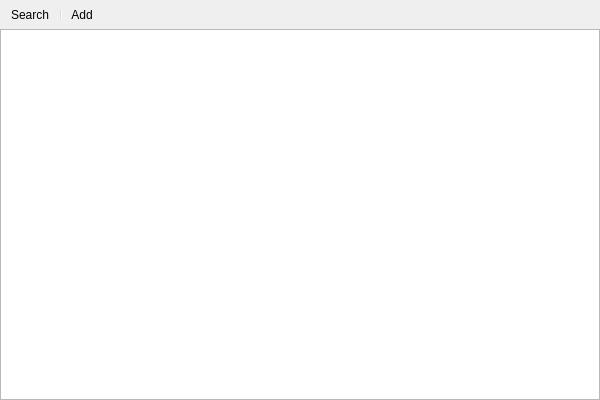
<?xml version="1.0" encoding="UTF-8"?>
<ui version="4.0">
 <class>SSLQueryDialog</class>
 <widget class="QDialog" name="SSLQueryDialog">
  <property name="geometry">
   <rect>
    <x>0</x>
    <y>0</y>
    <width>600</width>
    <height>400</height>
   </rect>
  </property>
  <property name="windowTitle">
   <string>SSL Querier</string>
  </property>
  <layout class="QVBoxLayout" name="verticalLayout">
   <property name="spacing">
    <number>0</number>
   </property>
   <property name="leftMargin">
    <number>0</number>
   </property>
   <property name="topMargin">
    <number>0</number>
   </property>
   <property name="rightMargin">
    <number>0</number>
   </property>
   <property name="bottomMargin">
    <number>0</number>
   </property>
   <item>
    <widget class="QToolBar" name="toolBar">
     <property name="movable">
      <bool>false</bool>
     </property>
     <property name="iconSize">
      <size>
       <width>16</width>
       <height>16</height>
      </size>
     </property>
     <addaction name="actionSearch"/>
     <addaction name="separator"/>
     <addaction name="actionAdd"/>
    </widget>
   </item>
   <item>
    <widget class="wProgressBar" name="widget" native="true">
     <property name="maximumSize">
      <size>
       <width>16777215</width>
       <height>2</height>
      </size>
     </property>
    </widget>
   </item>
   <item>
    <widget class="QTreeView" name="treeView">
     <property name="rootIsDecorated">
      <bool>false</bool>
     </property>
    </widget>
   </item>
  </layout>
  <action name="actionSearch">
   <property name="icon">
    <iconset resource="../../r.qrc">
     <normaloff>:/Resource/icons/Search_16x.svg</normaloff>:/Resource/icons/Search_16x.svg</iconset>
   </property>
   <property name="text">
    <string>Search</string>
   </property>
   <property name="menuRole">
    <enum>QAction::NoRole</enum>
   </property>
  </action>
  <action name="actionAdd">
   <property name="icon">
    <iconset resource="../../r.qrc">
     <normaloff>:/Resource/icons/AddWebService_16x.svg</normaloff>:/Resource/icons/AddWebService_16x.svg</iconset>
   </property>
   <property name="text">
    <string>Add</string>
   </property>
   <property name="menuRole">
    <enum>QAction::NoRole</enum>
   </property>
  </action>
 </widget>
 <customwidgets>
  <customwidget>
   <class>wProgressBar</class>
   <extends>QWidget</extends>
   <header location="global">w_progress_bar.h</header>
   <container>1</container>
  </customwidget>
 </customwidgets>
 <resources>
  <include location="../../r.qrc"/>
 </resources>
 <connections/>
</ui>
